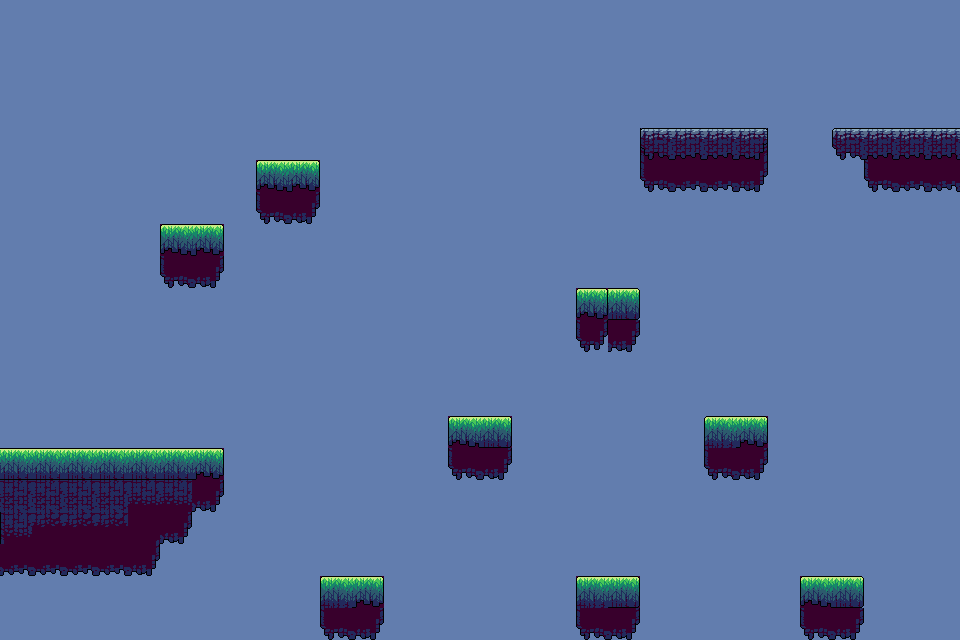

Rendered tile map (Tiled .tmx) drawn with the repository's tilesets; below, a short description and the map source with its tile grids summarised:
An orthogonal 30x20 tile map with 32x32 px tiles, 2 tile layers (Tile Layer Shadow, Tile Layer 1) and 16 objects (9x platform, me.Trigger, mainPlayer).

<map version="1.10" tiledversion="1.11.2" orientation="orthogonal" renderorder="right-down" width="30" height="20" tilewidth="32" tileheight="32" infinite="0" parallaxoriginx="1" parallaxoriginy="1" backgroundcolor="#627dae" nextlayerid="22" nextobjectid="99">
 <tileset firstgid="1" name="tileset" tilewidth="32" tileheight="32" tilecount="90" columns="10">
  <image source="../img/tileset.png" width="320" height="306" />
 </tileset>
 <imagelayer id="10" name="Background" locked="1" offsetx="0" offsety="320" repeatx="1">
  <image source="../img/background.png" width="576" height="324" />
  <properties>
   <property name="ratio" type="float" value="0.5" />
  </properties>
 </imagelayer>
 <imagelayer id="16" name="Clouds4" opacity="0.6" offsetx="352" offsety="320">
  <image source="../img/cloud1.png" width="576" height="324" />
  <properties>
   <property name="ratio" type="float" value="0.5" />
  </properties>
 </imagelayer>
 <imagelayer id="15" name="Clouds3" opacity="0.6" offsetx="0" offsety="320">
  <image source="../img/cloud2.png" width="576" height="324" />
  <properties>
   <property name="ratio" type="float" value="0.5" />
  </properties>
 </imagelayer>
 <layer id="13" name="Tile Layer Shadow" width="30" height="20">
  <data>[600 cells, 62 non-empty, 12 distinct tile ids]</data>
 </layer>
 <layer id="1" name="Tile Layer 1" width="30" height="20">
  <properties>
   <property name="ratio" type="float" value="0.5" />
  </properties>
  <data>[600 cells, 31 non-empty, 9 distinct tile ids]</data>
 </layer>
 <objectgroup color="#00ff00" id="9" name="mainPlayer" locked="1">
  <object id="89" name="me.Trigger" x="928" y="64" width="32" height="64">
   <properties>
    <property name="color" value="#fff" />
    <property name="duration" value="150" />
    <property name="to" value="map4" />
   </properties>
  </object>
  <object id="93" name="mainPlayer" x="1" y="320" width="46" height="128" />
 </objectgroup>
 <objectgroup draworder="index" id="8" name="Collisions">
  <object id="70" x="0" y="448" width="224" height="32" />
  <object id="73" type="platform" x="160" y="224">
   <polyline points="0,0 64,0" />
  </object>
  <object id="74" type="platform" x="256" y="160">
   <polyline points="0,0 64,0" />
  </object>
  <object id="75" type="platform" x="320" y="576">
   <polyline points="0,0 64,0" />
  </object>
  <object id="76" type="platform" x="576" y="576">
   <polyline points="0,0 64,0" />
  </object>
  <object id="77" type="platform" x="800" y="576">
   <polyline points="0,0 64,0" />
  </object>
  <object id="78" type="platform" x="704" y="416">
   <polyline points="0,0 64,0" />
  </object>
  <object id="79" type="platform" x="448" y="416">
   <polyline points="0,0 64,0" />
  </object>
  <object id="80" type="platform" x="576" y="288">
   <polyline points="0,0 64,0" />
  </object>
  <object id="81" type="platform" x="640" y="128">
   <polyline points="0,0 128,0" />
  </object>
  <object id="94" x="832" y="128" width="128" height="32" />
  <object id="95" x="864" y="160" width="96" height="32" />
  <object id="96" x="0" y="448">
   <polyline points="0,0 0,-448" />
  </object>
  <object id="97" x="960" y="128">
   <polyline points="0,0 0,-128" />
  </object>
 </objectgroup>
</map>